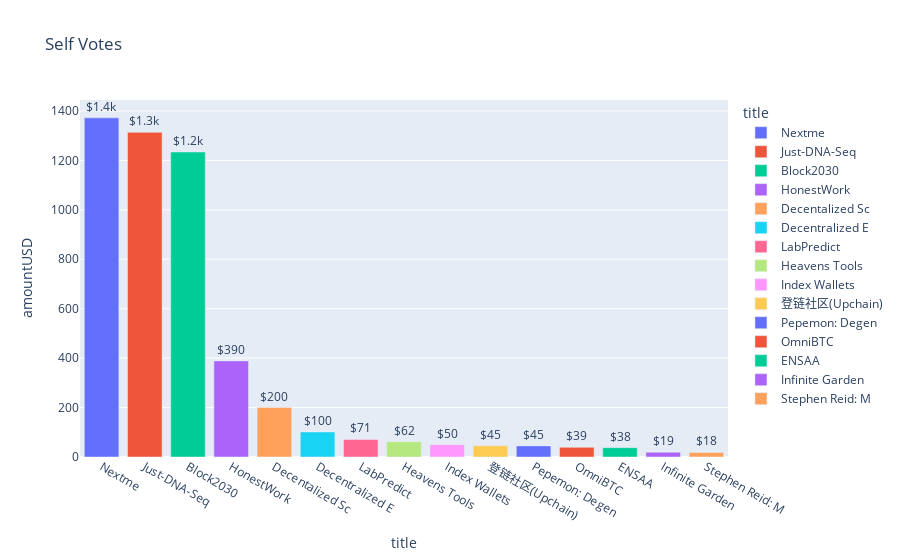

The notebook cell saved with this chart:
### Code cell
self_votes = self_votes.sort_values('amountUSD', ascending=False).head(15)
self_votes['title'] = self_votes['title'].str[:15]
fig = px.bar(self_votes, x='title', y='amountUSD', color='title', title='Self Votes')
fig.update_traces(texttemplate='%{y:$.2s}', textposition='outside')
fig.update_layout(uniformtext_minsize=7, uniformtext_mode='hide')
fig.show()

### Figure 1 — Plotly figure (JSON) as saved in the notebook; plotly's stock layout.template omitted (floating-point values rounded to 4 significant figures)
{"data": [{"alignmentgroup": "True", "hovertemplate": "title=%{x}<br>amountUSD=%{y}<extra></extra>", "legendgroup": "Nextme", "marker": {"color": "#636efa", "pattern": {"shape": ""}}, "name": "Nextme", "offsetgroup": "Nextme", "orientation": "v", "showlegend": true, "textposition": "outside", "texttemplate": "%{y:$.2s}", "type": "bar", "x": ["Nextme"], "xaxis": "x", "y": [1372.0], "yaxis": "y"}, {"alignmentgroup": "True", "hovertemplate": "title=%{x}<br>amountUSD=%{y}<extra></extra>", "legendgroup": "Just-DNA-Seq", "marker": {"color": "#EF553B", "pattern": {"shape": ""}}, "name": "Just-DNA-Seq", "offsetgroup": "Just-DNA-Seq", "orientation": "v", "showlegend": true, "textposition": "outside", "texttemplate": "%{y:$.2s}", "type": "bar", "x": ["Just-DNA-Seq"], "xaxis": "x", "y": [1314.0], "yaxis": "y"}, {"alignmentgroup": "True", "hovertemplate": "title=%{x}<br>amountUSD=%{y}<extra></extra>", "legendgroup": "Block2030", "marker": {"color": "#00cc96", "pattern": {"shape": ""}}, "name": "Block2030", "offsetgroup": "Block2030", "orientation": "v", "showlegend": true, "textposition": "outside", "texttemplate": "%{y:$.2s}", "type": "bar", "x": ["Block2030"], "xaxis": "x", "y": [1234.0], "yaxis": "y"}, {"alignmentgroup": "True", "hovertemplate": "title=%{x}<br>amountUSD=%{y}<extra></extra>", "legendgroup": "HonestWork", "marker": {"color": "#ab63fa", "pattern": {"shape": ""}}, "name": "HonestWork", "offsetgroup": "HonestWork", "orientation": "v", "showlegend": true, "textposition": "outside", "texttemplate": "%{y:$.2s}", "type": "bar", "x": ["HonestWork"], "xaxis": "x", "y": [388.9], "yaxis": "y"}, {"alignmentgroup": "True", "hovertemplate": "title=%{x}<br>amountUSD=%{y}<extra></extra>", "legendgroup": "Decentalized Sc", "marker": {"color": "#FFA15A", "pattern": {"shape": ""}}, "name": "Decentalized Sc", "offsetgroup": "Decentalized Sc", "orientation": "v", "showlegend": true, "textposition": "outside", "texttemplate": "%{y:$.2s}", "type": "bar", "x": ["Decentalized Sc"], "xaxis": "x", "y": [199.9], "yaxis": "y"}, {"alignmentgroup": "True", "hovertemplate": "title=%{x}<br>amountUSD=%{y}<extra></extra>", "legendgroup": "Decentralized E", "marker": {"color": "#19d3f3", "pattern": {"shape": ""}}, "name": "Decentralized E", "offsetgroup": "Decentralized E", "orientation": "v", "showlegend": true, "textposition": "outside", "texttemplate": "%{y:$.2s}", "type": "bar", "x": ["Decentralized E"], "xaxis": "x", "y": [101.4], "yaxis": "y"}, {"alignmentgroup": "True", "hovertemplate": "title=%{x}<br>amountUSD=%{y}<extra></extra>", "legendgroup": "LabPredict", "marker": {"color": "#FF6692", "pattern": {"shape": ""}}, "name": "LabPredict", "offsetgroup": "LabPredict", "orientation": "v", "showlegend": true, "textposition": "outside", "texttemplate": "%{y:$.2s}", "type": "bar", "x": ["LabPredict"], "xaxis": "x", "y": [70.95], "yaxis": "y"}, {"alignmentgroup": "True", "hovertemplate": "title=%{x}<br>amountUSD=%{y}<extra></extra>", "legendgroup": "Heavens Tools", "marker": {"color": "#B6E880", "pattern": {"shape": ""}}, "name": "Heavens Tools", "offsetgroup": "Heavens Tools", "orientation": "v", "showlegend": true, "textposition": "outside", "texttemplate": "%{y:$.2s}", "type": "bar", "x": ["Heavens Tools"], "xaxis": "x", "y": [61.99], "yaxis": "y"}, {"alignmentgroup": "True", "hovertemplate": "title=%{x}<br>amountUSD=%{y}<extra></extra>", "legendgroup": "Index Wallets", "marker": {"color": "#FF97FF", "pattern": {"shape": ""}}, "name": "Index Wallets", "offsetgroup": "Index Wallets", "orientation": "v", "showlegend": true, "textposition": "outside", "texttemplate": "%{y:$.2s}", "type": "bar", "x": ["Index Wallets"], "xaxis": "x", "y": [49.96], "yaxis": "y"}, {"alignmentgroup": "True", "hovertemplate": "title=%{x}<br>amountUSD=%{y}<extra></extra>", "legendgroup": "登链社区(Upchain)", "marker": {"color": "#FECB52", "pattern": {"shape": ""}}, "name": "登链社区(Upchain)", "offsetgroup": "登链社区(Upchain)", "orientation": "v", "showlegend": true, "textposition": "outside", "texttemplate": "%{y:$.2s}", "type": "bar", "x": ["登链社区(Upchain)"], "xaxis": "x", "y": [45.02], "yaxis": "y"}, {"alignmentgroup": "True", "hovertemplate": "title=%{x}<br>amountUSD=%{y}<extra></extra>", "legendgroup": "Pepemon: Degen ", "marker": {"color": "#636efa", "pattern": {"shape": ""}}, "name": "Pepemon: Degen ", "offsetgroup": "Pepemon: Degen ", "orientation": "v", "showlegend": true, "textposition": "outside", "texttemplate": "%{y:$.2s}", "type": "bar", "x": ["Pepemon: Degen "], "xaxis": "x", "y": [44.99], "yaxis": "y"}, {"alignmentgroup": "True", "hovertemplate": "title=%{x}<br>amountUSD=%{y}<extra></extra>", "legendgroup": "OmniBTC", "marker": {"color": "#EF553B", "pattern": {"shape": ""}}, "name": "OmniBTC", "offsetgroup": "OmniBTC", "orientation": "v", "showlegend": true, "textposition": "outside", "texttemplate": "%{y:$.2s}", "type": "bar", "x": ["OmniBTC"], "xaxis": "x", "y": [39.04], "yaxis": "y"}, {"alignmentgroup": "True", "hovertemplate": "title=%{x}<br>amountUSD=%{y}<extra></extra>", "legendgroup": "ENSAA", "marker": {"color": "#00cc96", "pattern": {"shape": ""}}, "name": "ENSAA", "offsetgroup": "ENSAA", "orientation": "v", "showlegend": true, "textposition": "outside", "texttemplate": "%{y:$.2s}", "type": "bar", "x": ["ENSAA"], "xaxis": "x", "y": [37.73], "yaxis": "y"}, {"alignmentgroup": "True", "hovertemplate": "title=%{x}<br>amountUSD=%{y}<extra></extra>", "legendgroup": "Infinite Garden", "marker": {"color": "#ab63fa", "pattern": {"shape": ""}}, "name": "Infinite Garden", "offsetgroup": "Infinite Garden", "orientation": "v", "showlegend": true, "textposition": "outside", "texttemplate": "%{y:$.2s}", "type": "bar", "x": ["Infinite Garden"], "xaxis": "x", "y": [19.29], "yaxis": "y"}, {"alignmentgroup": "True", "hovertemplate": "title=%{x}<br>amountUSD=%{y}<extra></extra>", "legendgroup": "Stephen Reid: M", "marker": {"color": "#FFA15A", "pattern": {"shape": ""}}, "name": "Stephen Reid: M", "offsetgroup": "Stephen Reid: M", "orientation": "v", "showlegend": true, "textposition": "outside", "texttemplate": "%{y:$.2s}", "type": "bar", "x": ["Stephen Reid: M"], "xaxis": "x", "y": [18.48], "yaxis": "y"}], "layout": {"barmode": "relative", "legend": {"title": {"text": "title"}, "tracegroupgap": 0}, "title": {"text": "Self Votes"}, "uniformtext": {"minsize": 7, "mode": "hide"}, "xaxis": {"anchor": "y", "categoryarray": ["Nextme", "Just-DNA-Seq", "Block2030", "HonestWork", "Decentalized Sc", "Decentralized E", "LabPredict", "Heavens Tools", "Index Wallets", "登链社区(Upchain)", "Pepemon: Degen ", "OmniBTC", "ENSAA", "Infinite Garden", "Stephen Reid: M"], "categoryorder": "array", "domain": [0, 1], "title": {"text": "title"}}, "yaxis": {"anchor": "x", "domain": [0, 1], "title": {"text": "amountUSD"}}}}
